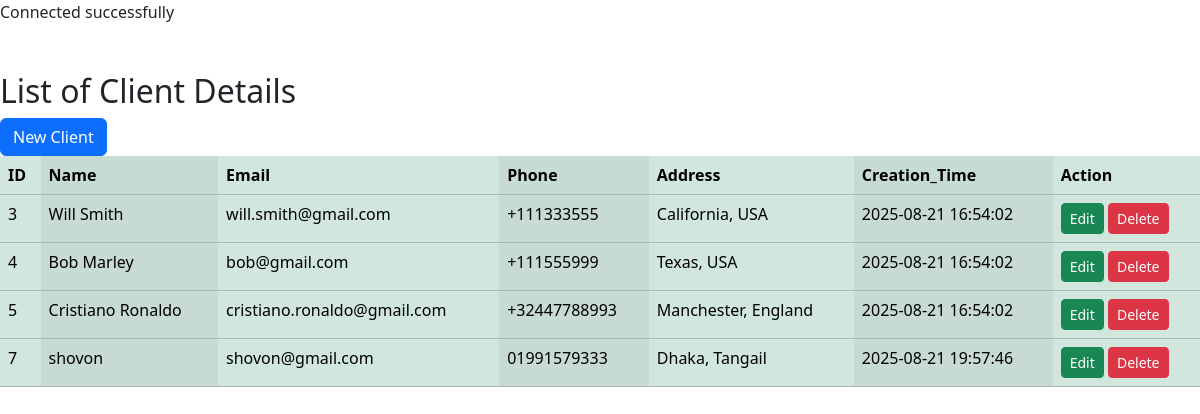
The page / on the database its author committed.
### tables this page shows
CREATE TABLE `clients` (
  `id` int(11) NOT NULL,
  `name` varchar(200) NOT NULL,
  `email` varchar(200) NOT NULL,
  `phone` varchar(20) NOT NULL,
  `address` varchar(200) DEFAULT NULL,
  `creation_time` datetime NOT NULL DEFAULT current_timestamp()
);

### index.php (the view, shortened to what this page needs)
<?php
require 'config.php';
$sql_all="select * from clients";
$res_all = $conn->query($sql_all);
?>
<!DOCTYPE html>
<html lang="en">
<head>
    <link rel="stylesheet" href="https://cdn.jsdelivr.net/npm/bootstrap@5.3.7/dist/css/bootstrap.min.css">
</head>
<body>
    <div class="conatainer my-5">
        <h2>List of Client Details</h2>
        <a class="btn btn-primary" href="create.php" role="button">New Client</a>
        <table class="table table-success table-striped-columns">
        <thead>
        <tr>
        <th>ID</th>
        <th>Name</th>
        <th>Email</th>
        <th>Phone</th>
        <th>Address</th>
        <th>Creation_Time</th>
        <th>Action</th>
        </tr>
        </thead>
        <tbody>
       <?php
                while($row = $res_all->fetch_assoc()){
                    echo "<tr>
                        <td>{$row['id']}</td>
                        <td>{$row['name']}</td>
                        <td>{$row['email']}</td>
                        <td>{$row['phone']}</td>
                        <td>{$row['address']}</td>
                        <td>{$row['creation_time']}</td>
                        <td>
                            <a class='btn btn-success btn-sm' href='edit.php?id={$row['id']}'>Edit</a>
                            <a class='btn btn-danger btn-sm' href='delete.php?id={$row['id']}'>Delete</a>
                        </td>
                    </tr>";
                }
                ?>
        </tbody>
        </table>
    </div>
</body>
</html>

### rows shown on the page
clients: id "3", name "Will Smith", email "will.smith@gmail.com", phone "+111333555", address "California, USA", creation_time "2025-08-21 16:54:02"
clients: id "4", name "Bob Marley", email "bob@gmail.com", phone "+111555999", address "Texas, USA", creation_time "2025-08-21 16:54:02"
clients: id "5", name "Cristiano Ronaldo", email "cristiano.ronaldo@gmail.com", phone "+32447788993", address "Manchester, England", creation_time "2025-08-21 16:54:02"
clients: id "7", name "shovon", email "shovon@gmail.com", phone "01991579333", address "Dhaka, Tangail", creation_time "2025-08-21 19:57:46"
